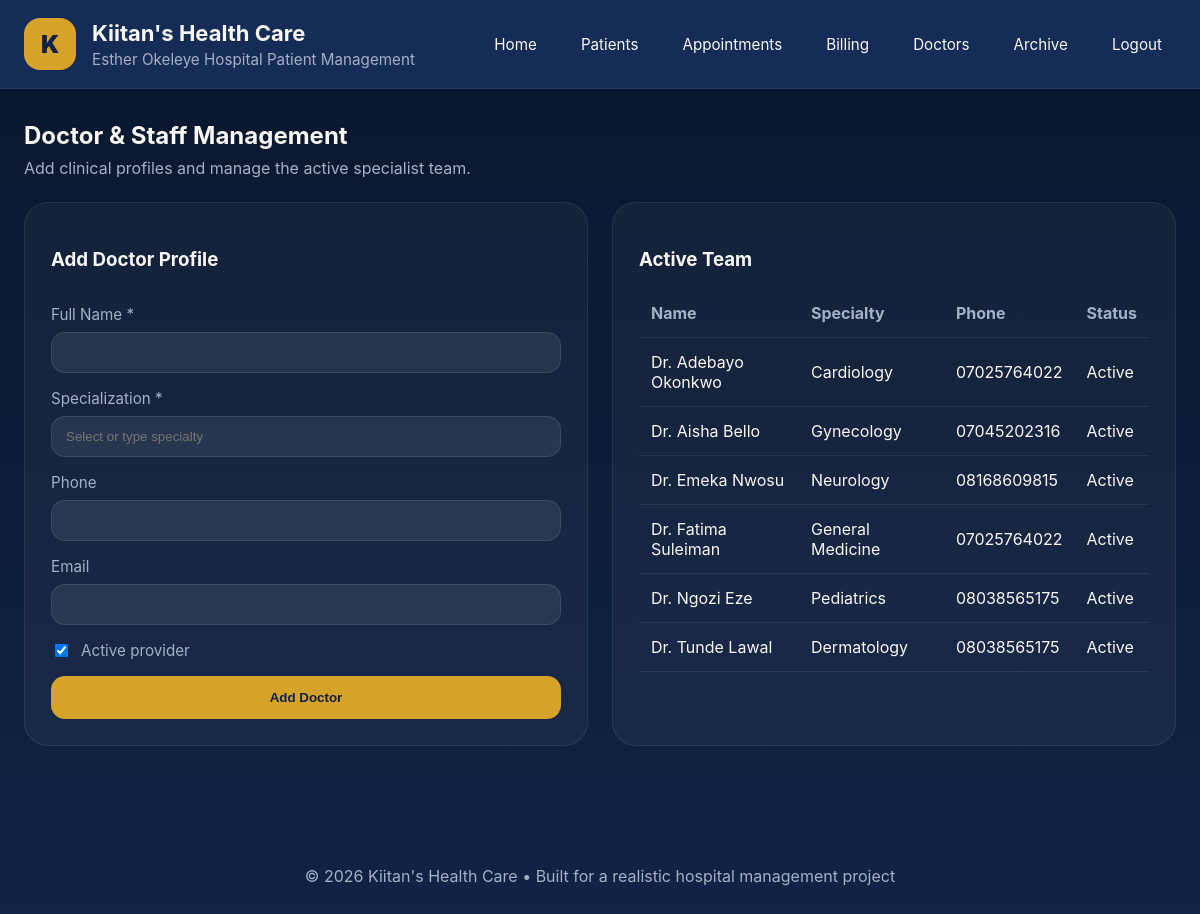
/doctors (signed in), run on the app's committed database.
### tables this page shows
CREATE TABLE doctors (
            id INTEGER PRIMARY KEY AUTOINCREMENT,
            name TEXT NOT NULL,
            specialization TEXT NOT NULL,
            phone TEXT,
            email TEXT,
            active INTEGER DEFAULT 1
        );

### app.py (the view, shortened to what this page needs)
@app.route("/doctors", methods=["GET", "POST"])
@login_required
def doctors():
    db = get_db_connection()
    doctors = db.execute("SELECT * FROM doctors ORDER BY active DESC, name ASC").fetchall()
    return render_template("doctors.html", doctors=doctors, departments=DEPARTMENTS)

### app.py (called while the page is built)
def get_db_connection():
    db = getattr(g, "db", None)
    if db is None:
        db = sqlite3.connect(app.config["DATABASE"])
        db.row_factory = sqlite3.Row
        g.db = db
    return db

def login_required(view):
    @wraps(view)
    def wrapped_view(**kwargs):
        if not session.get("user"):
            return redirect(url_for("login"))
        return view(**kwargs)
    return wrapped_view

@app.context_processor
def inject_user():
    return {
        "logged_in": bool(session.get("user")),
        "current_user": session.get("user"),
    }

### templates/doctors.html (shortened to what this page needs)
{% extends "base.html" %}
{% block content %}
<section class="section-block">
  <div class="section-intro">
    <h2>Doctor & Staff Management</h2>
    <p>Add clinical profiles and manage the active specialist team.</p>
  </div>
  <div class="grid-two">
    <form method="post" class="panel form-panel">
      <h3>Add Doctor Profile</h3>
      <div class="form-group">
        <label>Full Name *</label>
        <input type="text" name="name" required />
      </div>
      <div class="form-group">
        <label>Specialization *</label>
        <input type="text" name="specialization" list="specializations" placeholder="Select or type specialty" required />
      </div>
      <div class="form-group">
        <label>Phone</label>
        <input type="tel" name="phone" />
      </div>
      <div class="form-group">
        <label>Email</label>
        <input type="email" name="email" />
      </div>
      <div class="form-group form-check">
        <input type="checkbox" name="active" id="active" checked />
        <label for="active">Active provider</label>
      </div>
      <button type="submit" class="button primary full-width">Add Doctor</button>
    </form>
    <div class="panel">
      <h3>Active Team</h3>
      <table>
        <thead>
          <tr>
            <th>Name</th>
            <th>Specialty</th>
            <th>Phone</th>
            <th>Status</th>
          </tr>
        </thead>
        <tbody>
          {% for doctor in doctors %}
          <tr>
            <td>{{ doctor.name }}</td>
            <td>{{ doctor.specialization }}</td>
            <td>{{ doctor.phone or '—' }}</td>
            <td>{% if doctor.active %}Active{% else %}Inactive{% endif %}</td>
          </tr>
          {% endfor %}
        </tbody>
      </table>
    </div>
  </div>
</section>
{% endblock %}

### static/css/style.css (style rules this page uses)
* { box-sizing: border-box; }
:root { --bg: #0f2144; --surface: #142c56; --surface-alt: #1e3b6d; --accent: #d7a22a; --text: #f8f7f2; --muted: #a5b0c5; --danger: #d85858; --success: #4aa96c; }
body { margin: 0; font-family: Inter, ui-sans-serif, system-ui, -apple-system, BlinkMacSystemFont, "Segoe UI", sans-serif; color: var(--text); background: linear-gradient(180deg, #09162c 0%, #112346 100%); }
.button { display: inline-flex; align-items: center; justify-content: center; padding: 14px 20px; border-radius: 14px; border: none; color: var(--bg); text-decoration: none; font-weight: 700; cursor: pointer; }
.button.primary { background: var(--accent); }
.full-width { width: 100%; }
.section-block { margin-bottom: 32px; }
.section-intro { margin-bottom: 24px; }
.section-intro h2 { margin: 0 0 8px; }
.section-intro p { margin: 0; color: var(--muted); }
.grid-two { display: grid; grid-template-columns: 1fr 1fr; gap: 24px; }
.panel { background: rgba(255, 255, 255, 0.04); border: 1px solid rgba(255, 255, 255, 0.08); border-radius: 24px; padding: 26px; }
.form-panel { display: grid; gap: 16px; }
.form-group { display: grid; gap: 8px; }
.form-group label { font-size: 0.95rem; color: var(--muted); }
.form-group input, .form-group select, .form-group textarea { background: rgba(255, 255, 255, 0.08); border: 1px solid rgba(255, 255, 255, 0.1); border-radius: 14px; color: var(--text); padding: 12px 14px; }
.form-check { display: flex; align-items: center; gap: 10px; }
table { width: 100%; border-collapse: collapse; }
table th, table td { text-align: left; padding: 14px 12px; border-bottom: 1px solid rgba(255, 255, 255, 0.08); }
table th { color: var(--muted); }

### data on the page
doctors: name "Dr. Adebayo Okonkwo", specialization "Cardiology", phone "07025764022", active "Active"
doctors: name "Dr. Aisha Bello", specialization "Gynecology", phone "07045202316", active "Active"
doctors: name "Dr. Emeka Nwosu", specialization "Neurology", phone "08168609815", active "Active"
doctors: name "Dr. Fatima Suleiman", specialization "General Medicine", phone "07025764022", active "Active"
doctors: name "Dr. Ngozi Eze", specialization "Pediatrics", phone "08038565175", active "Active"
doctors: name "Dr. Tunde Lawal", specialization "Dermatology", phone "08038565175", active "Active"
